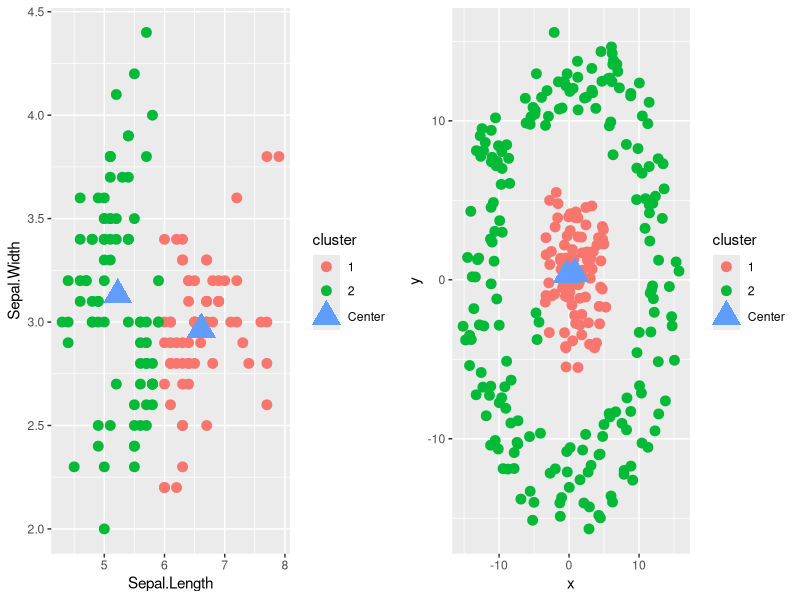

Write the R code that produced this figure.
## ---- chunk 1

library(ggplot2)
library(gridExtra)

data(iris)
data <- iris[,1:2]
K <- 2
centers <- data[1:K,]

Kclust <- kmeans(data ,data.matrix(centers), iter.max = 100)
result <- data.frame(data, cluster=as.factor(Kclust$cluster))

g1 <- ggplot(data=result, aes(x=Sepal.Length, y=Sepal.Width, color = cluster)) +
    geom_point(size=3) + 
    geom_point(data=as.data.frame(Kclust$centers),
               aes(x=Sepal.Length, y=Sepal.Width, color='Center'),
               pch=17, size=7) +
    xlab(names(data)[1]) + ylab(names(data)[2])

library(kernlab)

data   <- read.table("dat1/self_test.data", skip=1, col.names = c("x","y"))

K <- 2  # number of cluster 
centers <- data[1:K,]

Kclust <- kkmeans(as.matrix(data), centers=2, kernel="rbfdot")
result <- data.frame(data, cluster=as.factor(Kclust@.Data))

g2 <- ggplot(data=result, aes(x=x, y=y, color=cluster)) +
    geom_point(size=3) + 
    geom_point(data=as.data.frame(Kclust@centers),
               aes(x=V1, y=V2, color='Center'),
               pch=17, size=7) +
    xlab("x") + ylab("y")

grid.arrange(g1,g2,ncol=2)
